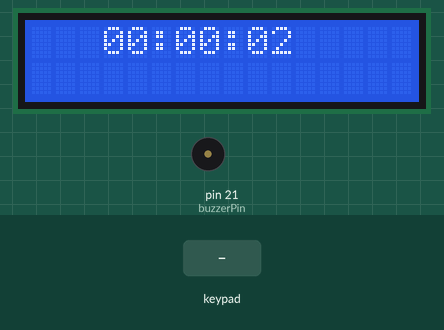
This sketch was run on a simulated Arduino Mega 2560, built with avr-gcc and run on an emulated ATmega2560. Shown: 16×2 character LCD, buzzer (waves = sounding, pin HIGH). Wiring (inferred from the signals the program sends): 4×4 keypad with keys 1 2 3 4 5 6 7 8 9 0 A B C D E F: rows pin 62, pin 63, pin 64, pin 65; columns pin 66, pin 67, pin 68, pin 69. Inputs (shaded band) come from the test bench. Pins used as bus, display or sensor lines are not drawn.

Above: at 1.6 s.
1.7 s: key 'B' pressed
At 2.8 s:
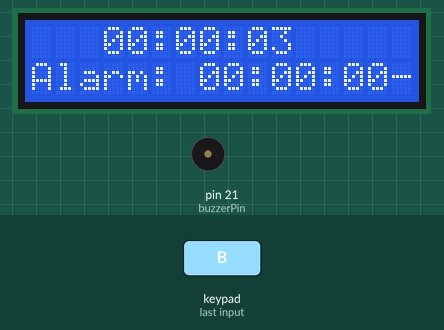
4.7 s: keypad keys 1 2 A pressed 0.4 s apart
At 6.8 s:
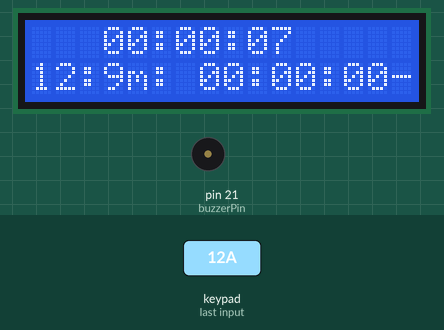
7.4 s: key 'F' pressed
At 8.6 s:
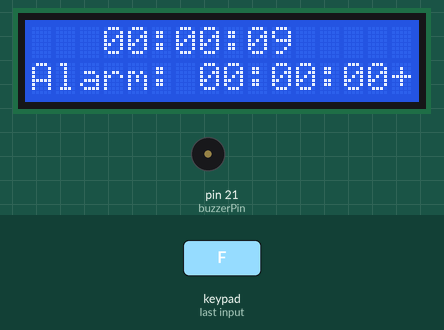
10.4 s: keypad keys 1 2 pressed 0.4 s apart
At 11.8 s:
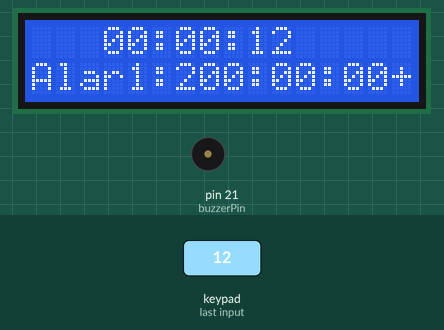
12.7 s: key 'C' pressed
At 12.87 s:
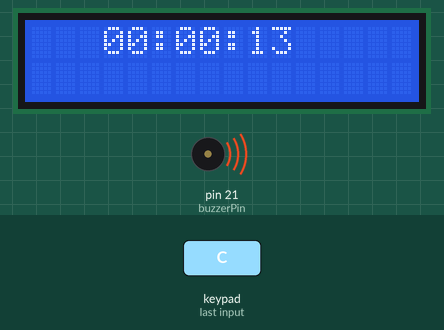
Timing chart, 0 to 15.7 s (numbered marks = the images above; inputs shaded):
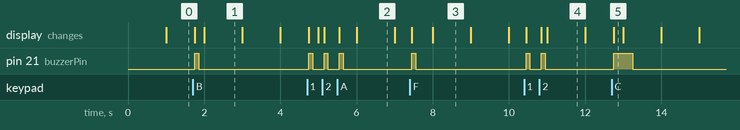

Measured:
- after the input at 1.7 s, pin 21 (buzzerPin): LOW → HIGH after 0.05 s, → LOW 0.10 s later; the display: first changes after 0.05 s (image 1 shows a later state)
- after the input at 4.7 s, pin 21 (buzzerPin): alternates HIGH for 0.10 s and LOW for 0.30 s, 6 changes in all, then stays LOW, starting after 0.05 s; the display: first changes after 0.05 s (image 2 shows a later state)
- after the input at 7.4 s, pin 21 (buzzerPin): LOW → HIGH after 0.05 s, → LOW 0.10 s later; the display: first changes after 0.05 s (image 3 shows a later state)
- after the input at 10.4 s, pin 21 (buzzerPin): alternates HIGH for 0.10 s and LOW for 0.30 s, 4 changes in all, then stays LOW, starting after 0.05 s; the display: first changes after 0.05 s (image 4 shows a later state)
- after the input at 12.7 s, pin 21 (buzzerPin): LOW → HIGH after 0.05 s, → LOW 0.50 s later; the display: changes after 0.05 s (image 5)
- what the display in image 1 shows lasts 1.0 s, from 2.0 s to 3.0 s

The sketch:

sketch_apr14a.ino
```cpp
#include <LiquidCrystal.h>

#define DDR_KEYPAD DDRK
#define PORT_KEYPAD PORTK
#define PIN_KEYPAD PINK
#include "keypad4x4.h"

const int buzzerPin = 21;
bool isAlarmSet = false;
int currentMode = 0;
int inputidx = 0;
int inputidxw = 0;
char currInput[6] = "XXXXXX";

const int rs = 37, rw = 36, en = 35, d4 = 34, d5 = 33, d6 = 32, d7 = 31;
LiquidCrystal lcd(rs, rw, en, d4, d5, d6, d7);

const PROGMEM char sixty[60][3] = {
  {"00"}, {"01"}, {"02"}, {"03"}, {"04"}, {"05"}, {"06"}, {"07"}, {"08"}, {"09"},
  {"10"}, {"11"}, {"12"}, {"13"}, {"14"}, {"15"}, {"16"}, {"17"}, {"18"}, {"19"},
  {"20"}, {"21"}, {"22"}, {"23"}, {"24"}, {"25"}, {"26"}, {"27"}, {"28"}, {"29"},
  {"30"}, {"31"}, {"32"}, {"33"}, {"34"}, {"35"}, {"36"}, {"37"}, {"38"}, {"39"},
  {"40"}, {"41"}, {"42"}, {"43"}, {"44"}, {"45"}, {"46"}, {"47"}, {"48"}, {"49"},
  {"50"}, {"51"}, {"52"}, {"53"}, {"54"}, {"55"}, {"56"}, {"57"}, {"58"}, {"59"}
};

struct Time
{
  unsigned char second, minute, hour;
};
Time T3 = {0, 0, 0};
Time Alarm = {0, 0, 0};

void LCD_WriteStrPROGMEM(char *str, int n)
{
  for (int i = 0; i < n; i++)
    lcd.print((char)pgm_read_byte(&(str[i])));
}

ISR(TIMER3_COMPA_vect)
{
  if (++T3.second == 60)
  {
    T3.second = 0;
    if (++T3.minute == 60)
    {
      T3.minute = 0;
      if (++T3.hour == 24)
        T3.hour = 0;
    }
  }
  if (isAlarmSet) {
    if (T3.hour == Alarm.hour && T3.minute == Alarm.minute && T3.second == Alarm.second) {
      digitalWrite(buzzerPin, HIGH);
    }
  }
  Time end = {0, 0, 0};
  end.second = Alarm.second + 30;
  if (end.second > 59) {
    end.second -= 60;
    end.minute += 1;
  }
  end.minute += Alarm.minute;
  if (end.minute > 59) {
    end.minute -= 60;
    end.hour += 1;
  }
  end.hour += Alarm.hour;
  if (end.hour > 23) {
    end.hour -= 24;
  }
  if (T3.hour == end.hour && T3.minute == end.minute && T3.second == end.second) {
    digitalWrite(buzzerPin, LOW);
  }
  lcd.setCursor(3, 0);
  LCD_WriteStrPROGMEM(sixty[T3.hour], 2);
  lcd.write(':');
  LCD_WriteStrPROGMEM(sixty[T3.minute], 2);
  lcd.write(':');
  LCD_WriteStrPROGMEM(sixty[T3.second], 2);
}

void setup() {
  noInterrupts();

  TCCR3A = 0x00;
  TCCR3B = (1 << WGM32) | (1 << CS32) | (1 << CS30);
  TIMSK3 = (1 << OCIE3A);
  OCR3A = 0x3D08;

  initKeyPad();

  lcd.begin(16, 2);
  interrupts();

  pinMode(buzzerPin, OUTPUT);
  digitalWrite(buzzerPin, LOW);
}

// returns "true" if time is valid
bool validateTime (char time[]) {
  for (short i = 0; i <= sizeof(time)/sizeof(time[0]); i++) {
    if (time[i] == 'X') {
      return false;
    }
  }
  int hours = (time[0] - '0') * 10 + (time[1] - '0');
  int minutes = (time[2] - '0') * 10 + (time[3] - '0');
  int seconds = (time[4] - '0') * 10 + (time[5] - '0');
  if (hours > 23) {
    return false;
  }
  else if (minutes > 59) {
    return false;
  }
  else if (seconds > 59) {
    return false;
  }
  else {
    return true;
  }
}

void clearInput () {
  lcd.setCursor(0, 1);
  lcd.write("                ");
  for (short i = 0; i < sizeof(currInput)/sizeof(currInput[0]); i++) {
    currInput[i] == 'X';
  }
  inputidx = 0;
  inputidxw = 0;
}

void showAlarm () {
  lcd.setCursor(0, 1);
  lcd.write("Alarm: ");
  LCD_WriteStrPROGMEM(sixty[Alarm.hour], 2);
  lcd.write(':');
  LCD_WriteStrPROGMEM(sixty[Alarm.minute], 2);
  lcd.write(':');
  LCD_WriteStrPROGMEM(sixty[Alarm.second], 2);
  if (isAlarmSet) {
    lcd.write('+');
  } else {
    lcd.write('-');
  }
}

void loop() {
    if (isButtonPressed()) {
      digitalWrite(buzzerPin, HIGH);
      char pressedKey = readKeyFromPad4x4();
      lcd.setCursor(inputidxw, 1);
      switch (pressedKey) {
        case 'A':
          currentMode = 1;
          break;
        case 'B':
          currentMode = 2;
          break;
        case 'C':
          currentMode = 3;
          showAlarm();
          break;
        case 'D':
          if (currentMode == 3) {
            isAlarmSet = !isAlarmSet;
          }
          showAlarm();
          break;
        case 'F':
          clearInput();
          delay(400);
          currentMode = 0;
          break;
        case 'E':
          if (!validateTime(currInput) || inputidx > 6) {
            delay(400);
            break;
          }
          switch (currentMode) {
            case 1:
              T3.second = (currInput[4] - '0') * 10 + (currInput[5] - '0');
              T3.minute = (currInput[2] - '0') * 10 + (currInput[3] - '0');
              T3.hour = (currInput[0] - '0') * 10 + (currInput[1] - '0');
              lcd.setCursor(3, 0);
              LCD_WriteStrPROGMEM(sixty[T3.hour], 2);
              lcd.write(':');
              LCD_WriteStrPROGMEM(sixty[T3.minute], 2);
              lcd.write(':');
              LCD_WriteStrPROGMEM(sixty[T3.second], 2);
              delay(100);
              digitalWrite(buzzerPin, HIGH);
              break;
            case 2:
              Alarm.second = (currInput[4] - '0') * 10 + (currInput[5] - '0');
              Alarm.minute = (currInput[2] - '0') * 10 + (currInput[3] - '0');
              Alarm.hour = (currInput[0] - '0') * 10 + (currInput[1] - '0');
              isAlarmSet = true;
              delay(100);
              digitalWrite(buzzerPin, HIGH);
              break;
            case 4:
              break;
            default:
              delay(400);
              break;
          }
          clearInput();
          currentMode = 0;
          break;
        default:
          if (currentMode == 0) {
            delay(400);
            break;
          }
          if (inputidxw == 2 || inputidxw == 5) {
            lcd.write(':');
            inputidxw += 1;
          }
          lcd.write(pressedKey);
          currInput[inputidx] = pressedKey;
          inputidx += 1;
          inputidxw += 1;
          break;
      }
      delay(100);
      digitalWrite(buzzerPin, LOW);
    }
}
 
```

keypad4x4.h
```cpp
//#define DDR_KEYPAD  DDRF
//#define PORT_KEYPAD PORTF
//#define PIN_KEYPAD  PINF

const int	Key_1 = B11101110;
const int	Key_2 =	B11011110;
const int	Key_3 =	B10111110;
const int	Key_A =	B01111110;

const int	Key_4 =	B11101101;
const int	Key_5 =	B11011101;
const int	Key_6 =	B10111101;
const int	Key_B =	B01111101;

const int	Key_7 =	B11101011;
const int	Key_8 =	B11011011;
const int	Key_9 =	B10111011;
const int	Key_C =	B01111011;

const int	Key_F =	B11100111;
const int	Key_0 =	B11010111;
const int	Key_E =	B10110111;
const int	Key_D =	B01110111;

unsigned char freePinFromKeyPad = 1;
unsigned char keyFromKeyPad = 1;
char pressedButton = 0;
bool logicPressed = false;

void initKeyPad() {
  DDR_KEYPAD = 0x0F;
  PORT_KEYPAD = 0xF0;
}

char readKeyFromPad4x4() {
  logicPressed = false;
  return pressedButton;
}

bool isButtonPressed() {
  if (freePinFromKeyPad == 1) //перевірка чи була натиснута кнопка
  { //якщо =1, тоді ще не натискалася
    if (PIN_KEYPAD != 0xF0)
    {
      delay(50);
      freePinFromKeyPad = 0;
      keyFromKeyPad = 1;
      // Визначення натиснутої клавіші
      // почергова подача 0V на рядки клавіатури A,B,C,D
      PORT_KEYPAD = B11111110;   // A-рядок
      asm("nop");
      if (PORT_KEYPAD == PIN_KEYPAD)
      {
        PORT_KEYPAD = B11111101; // B-рядок
        asm("nop");
        if (PORT_KEYPAD == PIN_KEYPAD)
        {
          PORT_KEYPAD = B11111011; // C-рядок
          asm("nop");
          if (PORT_KEYPAD == PIN_KEYPAD)
          {
            PORT_KEYPAD = B11110111; // D-рядок
            asm("nop");
            if (PORT_KEYPAD == PIN_KEYPAD)
              keyFromKeyPad = 0; // жодна клавіша не натиснута
          }
        }
      }
      if (keyFromKeyPad == 1) //визначення натиснутої клавіші
      {
        if (PIN_KEYPAD == Key_1) pressedButton = '1';
        else if (PIN_KEYPAD == Key_2) pressedButton = '2';
        else if (PIN_KEYPAD == Key_3) pressedButton = '3';
        else if (PIN_KEYPAD == Key_4) pressedButton = '4';
        else if (PIN_KEYPAD == Key_5) pressedButton = '5';
        else if (PIN_KEYPAD == Key_6) pressedButton = '6';
        else if (PIN_KEYPAD == Key_7) pressedButton = '7';
        else if (PIN_KEYPAD == Key_8) pressedButton = '8';
        else if (PIN_KEYPAD == Key_9) pressedButton = '9';
        else if (PIN_KEYPAD == Key_0) pressedButton = '0';
        else if (PIN_KEYPAD == Key_A) pressedButton = 'A';
        else if (PIN_KEYPAD == Key_B) pressedButton = 'B';
        else if (PIN_KEYPAD == Key_C) pressedButton = 'C';
        else if (PIN_KEYPAD == Key_D) pressedButton = 'D';
        else if (PIN_KEYPAD == Key_E) pressedButton = 'E';
        else if (PIN_KEYPAD == Key_F) pressedButton = 'F';
        logicPressed = true;
      }

      PORT_KEYPAD = 0xF0;   //відновлюємо порт
    }
  }
  else if (PIN_KEYPAD == 0xF0)  //перевіряємо чи кнопка відпущена
  {
    delay(200);
    freePinFromKeyPad = 1;
  }
  return logicPressed;
}
```
